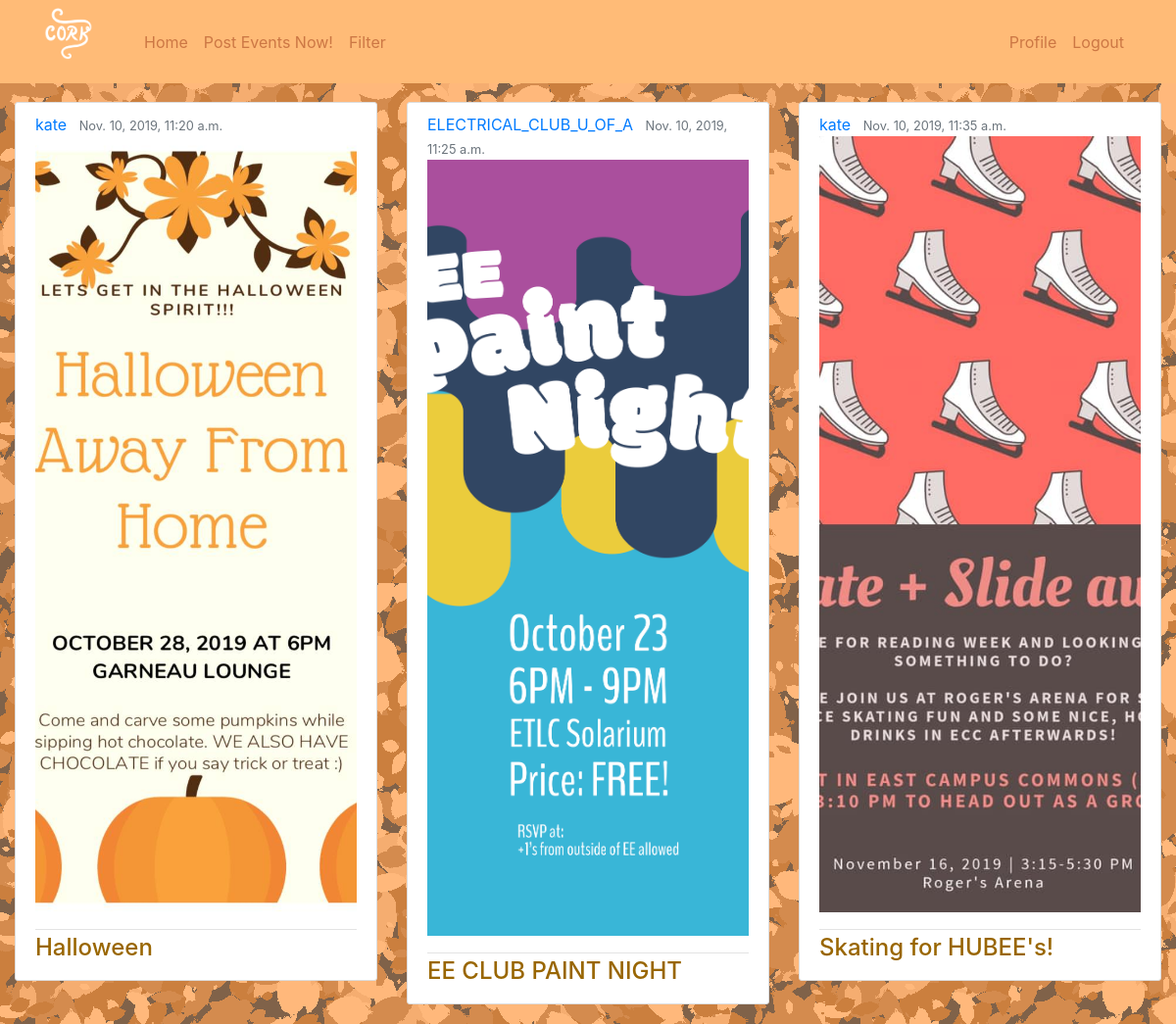
Screenshot of / (signed in) with the database file from the repository.
### posters/models.py (models this page shows, shortened)
class Post(models.Model):
    title = models.CharField(max_length=100)
    image = models.ImageField(upload_to='posterpics/')
    content = models.TextField()
    date_posted = models.DateTimeField(default=timezone.now)
    author = models.ForeignKey(User, on_delete=models.CASCADE)
    group = models.CharField(max_length=50, default = 'Insert Student Group Here')
    location = models.CharField(max_length=50, default = 'Insert Location on Campus Here')
    date = models.DateField(default = timezone.now)
    time_start = models.TimeField(default="10:00")
    time_end = models.TimeField(default="3:00")
    category_tag = models.CharField(max_length=50, default="Select Type: Food Sale, Social Event, Presentation, Activity")  # make radio buttons

### posters/views.py (the view)
# urls.py: path('', HomePageView.as_view(), name='posters-home'),
class HomePageView(ListView):
    model = Post
    template_name = 'posters/home.html'
    context_object_name = 'posts'
    ordering = ['-date_posted']
    def get_queryset(self):
        query = self.request.GET.get("selected")
        print(query)
        if(query is not None):
            return Post.objects.filter(category_tag = query)
        else:
            return Post.objects.all()

### posters/templates/posters/home.html
{% extends "posters/base.html" %}
{% block content%}
<div class = "container-fluid">
    <div class = "row">
        {% for post in posts%}
            <div class = "col-4">
                <article class="media content-section">
                    <div class="media-body">
                        <div class="article-metadata">
                            <a class="mr-2" href="#">{{ post.author }}</a>
                            <small class="text-muted">{{ post.date_posted }}</small>
                                <img class="home-img"src="{{post.image.url}}">
                        </div>
                        <h4><a class="article-title" href=" {% url 'post-detail' post.id %}">{{ post.title }}</a></h4>
                    </div>
                </article>
            </div>
        {% endfor %}
    </div>
</div>
{% endblock content %}

### posters/static/posters/main.css (style rules this page uses)
body { background-image: url("../../../media/UI_pics/Corkboard.png"); margin-top: 6.5rem; }
h1, h2, h3, h4, h5, h6 { color: #996600; }
.content-section { background: #ffffff; padding: 10px 20px; border: 1px solid #dddddd; border-radius: 3px; margin-bottom: 20px; }
.article-title { color: #996600; }
.article-metadata { padding-bottom: 1px; margin-bottom: 4px; border-bottom: 1px solid #e3e3e3 }
.home-img { object-fit: cover; height: 792px; max-width: 100%; margin-right: 20px; margin-bottom: 16px; overflow: hidden; }

### rows the page displays
Post: author "kate", date_posted "Nov. 10, 2019, 11:20 a.m.", image (picture), title "Halloween"
Post: author "ELECTRICAL_CLUB_U_OF_A", date_posted "Nov. 10, 2019, 11:25 a.m.", image (picture), title "EE CLUB PAINT NIGHT"
Post: author "kate", date_posted "Nov. 10, 2019, 11:35 a.m.", image (picture), title "Skating for HUBEE's!"
